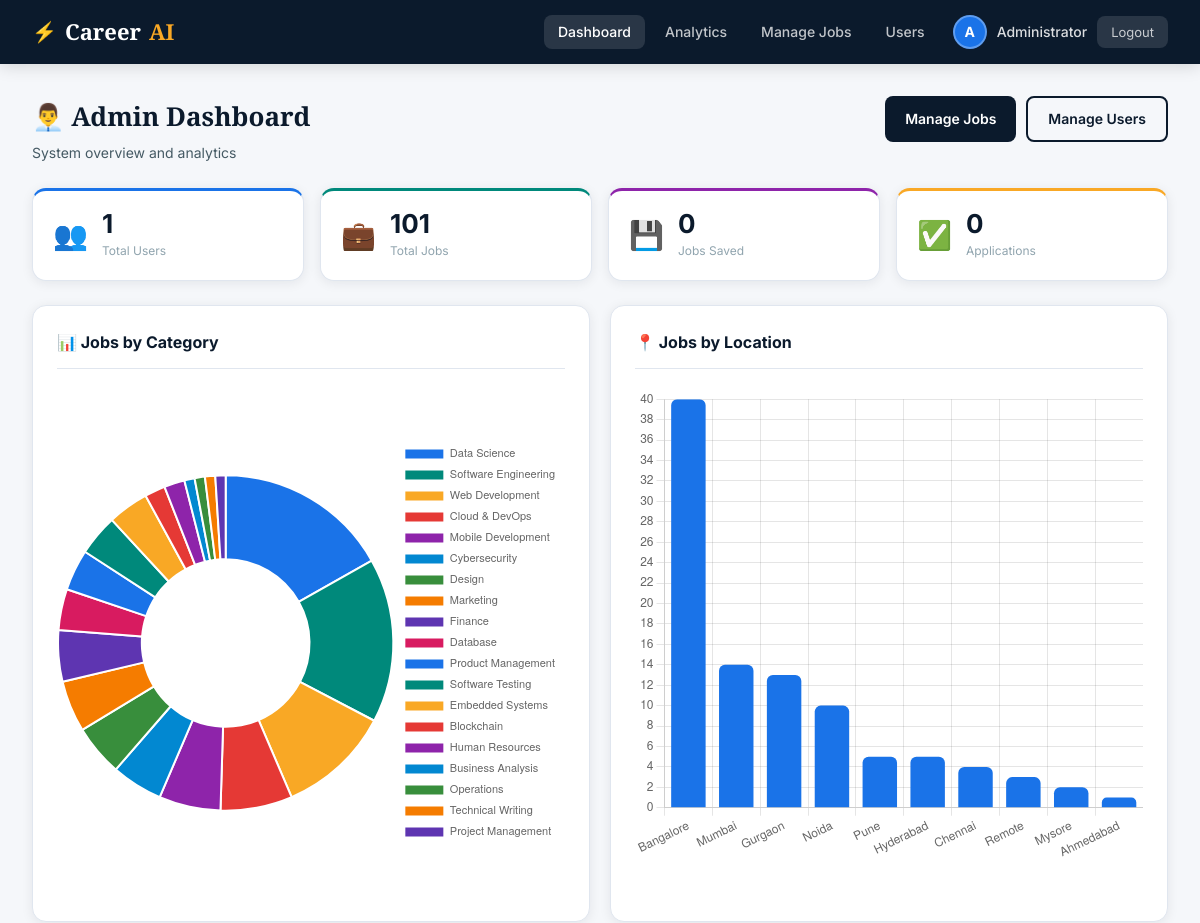
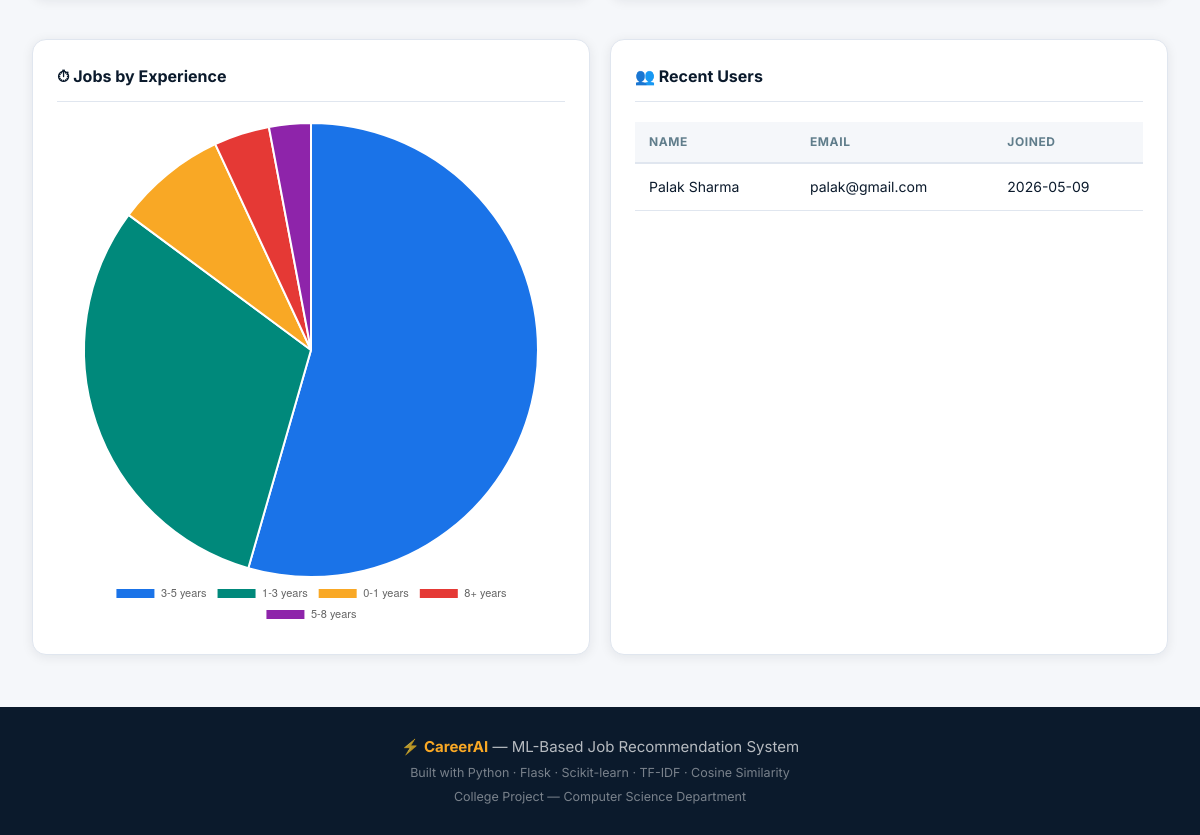
The page /admin (signed in) on the database its author committed (2 pictures, top to bottom).
### tables this page shows
CREATE TABLE users (
                id          INTEGER PRIMARY KEY AUTOINCREMENT,
                name        TEXT    NOT NULL,
                email       TEXT    UNIQUE NOT NULL,
                password    TEXT    NOT NULL,
                is_admin    INTEGER DEFAULT 0,
                created_at  TEXT    DEFAULT (datetime('now'))
            );

### app.py (the view)
@app.route("/admin")
@admin_required
def admin_dashboard():
    db            = get_db()
    total_users   = db.execute("SELECT COUNT(*) as c FROM users WHERE is_admin=0").fetchone()["c"]
    total_jobs    = len(MODELS["jobs_df"])
    total_saved   = db.execute("SELECT COUNT(*) as c FROM saved_jobs").fetchone()["c"]
    total_applied = db.execute("SELECT COUNT(*) as c FROM applied_jobs").fetchone()["c"]
    recent_users  = db.execute(
        "SELECT name, email, created_at FROM users WHERE is_admin=0 ORDER BY created_at DESC LIMIT 8"
    ).fetchall()
    cat_stats = get_category_stats(MODELS)
    loc_stats = get_location_stats(MODELS)
    exp_stats = get_experience_stats(MODELS)
    return render_template("admin_dashboard.html",
                           total_users=total_users,
                           total_jobs=total_jobs,
                           total_saved=total_saved,
                           total_applied=total_applied,
                           recent_users=recent_users,
                           cat_stats=json.dumps(cat_stats),
                           loc_stats=json.dumps(loc_stats),
                           exp_stats=json.dumps(exp_stats))

### app.py (called while the page is built)
def get_db():
    db = getattr(g, "_database", None)
    if db is None:
        db = g._database = sqlite3.connect(DB_PATH)
        db.row_factory = sqlite3.Row
    return db

def admin_required(f):
    from functools import wraps
    @wraps(f)
    def decorated(*args, **kwargs):
        if not session.get("is_admin"):
            flash("Admin access required.", "danger")
            return redirect(url_for("login"))
        return f(*args, **kwargs)
    return decorated

### model.py (called while the page is built)
def get_category_stats(models):
    jobs_df = models["jobs_df"]
    return jobs_df["category"].value_counts().to_dict()

def get_location_stats(models):
    jobs_df = models["jobs_df"]
    return jobs_df["location"].value_counts().head(10).to_dict()

def get_experience_stats(models):
    jobs_df = models["jobs_df"]
    return jobs_df["experience_required"].value_counts().to_dict()

### templates/admin_dashboard.html (shortened to what this page needs)
{% extends "base.html" %}
{% block content %}
<div class="page-wrap">
  <div class="page-header">
    <div>
      <h1 class="page-title">👨‍💼 Admin Dashboard</h1>
      <p class="page-sub">System overview and analytics</p>
    </div>
    <div style="display:flex;gap:10px">
      <a href="{{ url_for('admin_jobs') }}" class="btn btn-primary">Manage Jobs</a>
      <a href="{{ url_for('admin_users') }}" class="btn btn-outline">Manage Users</a>
    </div>
  </div>
  <div class="stats-row">
    <div class="stat-card blue">
      <div class="stat-icon">👥</div>
      <div class="stat-body">
        <div class="stat-num">{{ total_users }}</div>
        <div class="stat-label">Total Users</div>
      </div>
    </div>
    <div class="stat-card green">
      <div class="stat-icon">💼</div>
      <div class="stat-body">
        <div class="stat-num">{{ total_jobs }}</div>
        <div class="stat-label">Total Jobs</div>
      </div>
    </div>
    <div class="stat-card purple">
      <div class="stat-icon">💾</div>
      <div class="stat-body">
        <div class="stat-num">{{ total_saved }}</div>
        <div class="stat-label">Jobs Saved</div>
      </div>
    </div>
    <div class="stat-card gold">
      <div class="stat-icon">✅</div>
      <div class="stat-body">
        <div class="stat-num">{{ total_applied }}</div>
        <div class="stat-label">Applications</div>
      </div>
    </div>
  </div>
  <div class="charts-grid">
    <div class="card">
      <div class="card-head"><h2>📊 Jobs by Category</h2></div>
      <canvas id="catChart" height="280"></canvas>
    </div>
    <div class="card">
      <div class="card-head"><h2>📍 Jobs by Location</h2></div>
      <canvas id="locChart" height="280"></canvas>
    </div>
    <div class="card">
      <div class="card-head"><h2>⏱ Jobs by Experience</h2></div>
      <canvas id="expChart" height="280"></canvas>
    </div>
    <div class="card">
      <div class="card-head"><h2>👥 Recent Users</h2></div>
      <table class="data-table">
        <thead><tr><th>Name</th><th>Email</th><th>Joined</th></tr></thead>
        <tbody>
          {% for u in recent_users %}
          <tr>
            <td>{{ u.name }}</td>
            <td>{{ u.email }}</td>
            <td>{{ u.created_at[:10] }}</td>
          </tr>
          {% endfor %}
        </tbody>
      </table>
    </div>
  </div>
</div>
<script>
const COLORS = ['#1A73E8','#00897B','#F9A825','#E53935','#8E24AA',
                '#0288D1','#388E3C','#F57C00','#5E35B1','#D81B60'];
// Category Chart
const catData = {{ cat_stats|safe }};
new Chart(document.getElementById('catChart'), {
  type: 'doughnut',
  data: {
    labels: Object.keys(catData),
    datasets: [{data: Object.values(catData), backgroundColor: COLORS, borderWidth: 2}]
  },
  options: {responsive:true, plugins:{legend:{position:'right', labels:{font:{size:11}}}}}
});
// Location Chart
const locData = {{ loc_stats|safe }};
new Chart(document.getElementById('locChart'), {
  type: 'bar',
  data: {
    labels: Object.keys(locData),
    datasets: [{label:'Jobs', data: Object.values(locData), backgroundColor: '#1A73E8', borderRadius: 6}]
  },
  options: {
    responsive: true,
    plugins: {legend:{display:false}},
    scales: {y:{beginAtZero:true, ticks:{stepSize:1}}}
  }
});
// Experience Chart
const expData = {{ exp_stats|safe }};
new Chart(document.getElementById('expChart'), {
  type: 'pie',
  data: {
    labels: Object.keys(expData),
    datasets: [{data: Object.values(expData), backgroundColor: COLORS, borderWidth: 2}]
  },
  options: {responsive:true, plugins:{legend:{position:'bottom', labels:{font:{size:11}}}}}
});
</script>
{% endblock %}

### static/css/style.css (style rules this page uses)
:root { --navy: #0B1A2C; --navy-2: #152640; --blue: #1A73E8; --blue-light: #E8F0FE; --green: #00897B; --green-light: #E0F2F1; --gold: #F9A825; --gold-light: #FFF8E1; --red: #E53935; --red-light: #FFEBEE; --purple: #8E24AA; --purple-light:#F3E5F5; --slate: #607D8B; --slate-light: #ECEFF1; --white: #FFFFFF; --off-white: #F5F7FA; --border: #E0E6EF; --text: #0B1A2C; --text-2: #455A64; --text-3: #90A4AE; --shadow: 0 2px 12px rgba(11,26,44,0.08); --shadow-lg: 0 8px 32px rgba(11,26,44,0.14); --radius: 14px; --radius-sm: 8px; --radius-xs: 6px; }
*, *::before, *::after { box-sizing: border-box; margin: 0; padding: 0; }
html { scroll-behavior: smooth; }
body { font-family: 'Inter', sans-serif; background: var(--off-white); color: var(--text); font-size: 15px; line-height: 1.6; }
a { text-decoration: none; color: var(--blue); }
.page-wrap { max-width: 1200px; margin: 0 auto; padding: 2rem; }
.btn { display: inline-flex; align-items: center; gap: 6px; padding: 10px 20px; border-radius: 8px; font-family: 'Inter', sans-serif; font-size: 14px; font-weight: 600; cursor: pointer; border: none; transition: all 0.15s; text-decoration: none; }
.btn-primary { background: var(--navy); color: white; }
.btn-outline { background: transparent; color: var(--navy); border: 2px solid var(--navy); }
.card { background: white; border: 1px solid var(--border); border-radius: var(--radius); padding: 1.5rem; margin-bottom: 1.25rem; box-shadow: var(--shadow); }
.card-head { display: flex; align-items: center; justify-content: space-between; margin-bottom: 1.25rem; padding-bottom: 0.75rem; border-bottom: 1px solid var(--border); }
.card-head h2 { font-size: 16px; font-weight: 700; color: var(--navy); }
.stats-row { display: grid; grid-template-columns: repeat(auto-fit, minmax(180px, 1fr)); gap: 1rem; margin-bottom: 1.5rem; }
.stat-card { background: white; border-radius: var(--radius); padding: 1.25rem; display: flex; align-items: center; gap: 14px; border: 1px solid var(--border); box-shadow: var(--shadow); transition: box-shadow 0.2s; }
.stat-card.blue { border-top: 3px solid var(--blue); }
.stat-card.green { border-top: 3px solid var(--green); }
.stat-card.purple { border-top: 3px solid var(--purple); }
.stat-card.gold { border-top: 3px solid var(--gold); }
.stat-icon { font-size: 28px; }
.stat-num { font-size: 26px; font-weight: 700; color: var(--navy); line-height: 1; }
.stat-label { font-size: 12px; color: var(--text-3); margin-top: 4px; }
.page-header { display: flex; align-items: flex-start; justify-content: space-between; margin-bottom: 1.5rem; flex-wrap: wrap; gap: 12px; }
.page-title { font-family: 'Playfair Display', serif; font-size: 26px; font-weight: 700; color: var(--navy); }
.page-sub { color: var(--text-2); font-size: 14px; margin-top: 4px; }
.charts-grid { display: grid; grid-template-columns: 1fr 1fr; gap: 1.25rem; }
.data-table { width: 100%; border-collapse: collapse; font-size: 14px; }
.data-table th { background: var(--off-white); padding: 10px 14px; text-align: left; font-size: 12px; font-weight: 700; color: var(--slate); text-transform: uppercase; letter-spacing: 0.05em; border-bottom: 2px solid var(--border); }
.data-table td { padding: 12px 14px; border-bottom: 1px solid var(--border); vertical-align: middle; }

### rows shown on the page
users: name "Palak Sharma", email "palak@gmail.com", created_at "2026-05-09"

### other values the page prints
{{ session.get('user_name','U')[0].upper() }} "A"
{{ session.get('user_name','') }} "Administrator"
{{ total_users }} "1"
{{ total_jobs }} "101"
{{ total_saved }} "0"
{{ total_applied }} "0"
